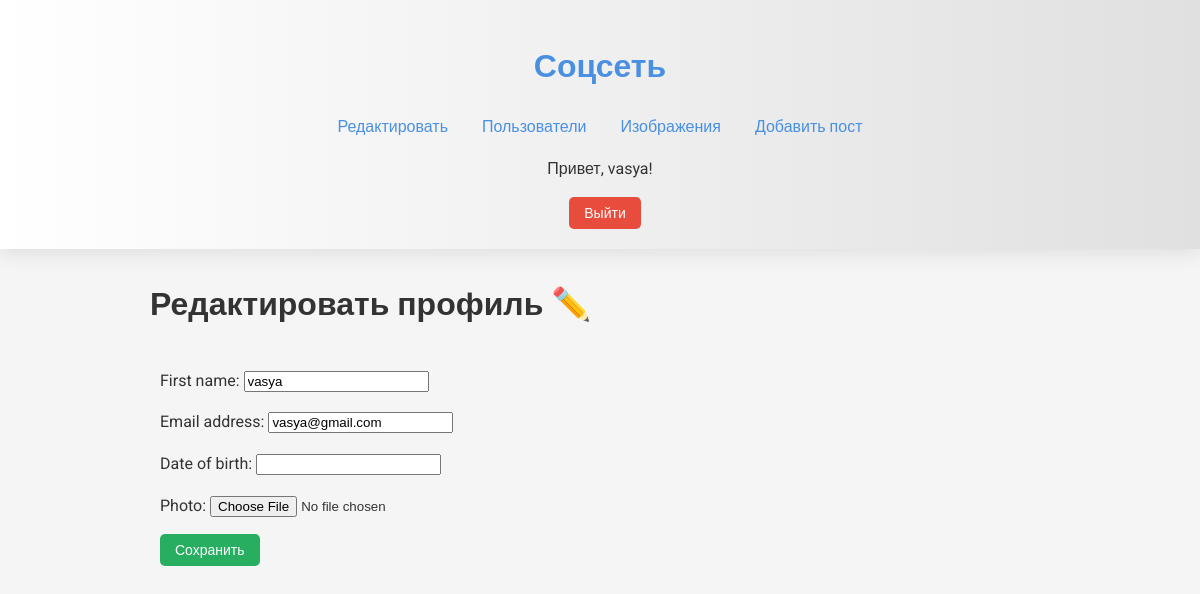
The page /account/edit/ (signed in) on the database as committed earlier.
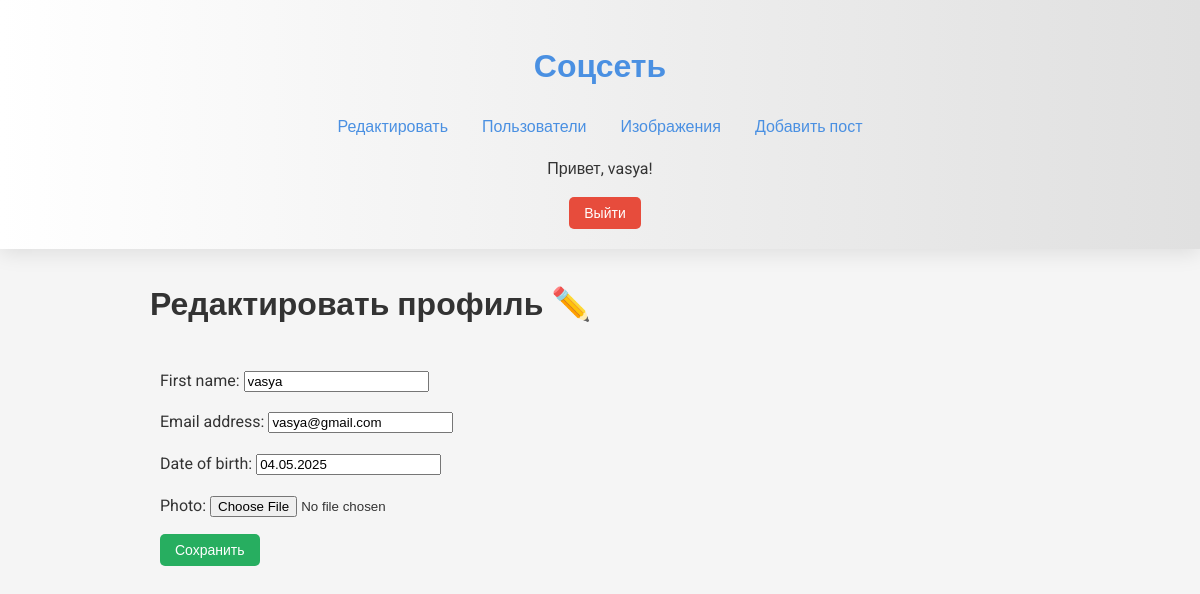
The same page on the database as committed later.
### account/models.py (models this page shows, shortened)
class Profile(models.Model):
    user = models.OneToOneField(User, on_delete=models.CASCADE)
    date_of_birth = models.DateField(blank=True, null=True)
    photo = models.ImageField(upload_to='users/%Y/%m/%d/', blank=True)

### account/views.py (the view, shortened to what this page needs)
# urls.py: path('edit/', views.EditView.as_view(), name='edit'),
class EditView(LoginRequiredMixin, TemplateView):
    template_name = 'account/edit.html'
    def get_context_data(self, **kwargs):
        context = super().get_context_data(**kwargs)
        context['user_form'] = UserEditForm(instance=self.request.user)
        context['profile_form'] = ProfileEditForm(instance=self.request.user.profile)
        return context

### account/forms.py
class UserEditForm(forms.ModelForm):
    class Meta:
        model = User
        fields = ['first_name', 'email']  # Редактируем имя и email

class ProfileEditForm(forms.ModelForm):
    class Meta:
        model = Profile
        fields = ['date_of_birth', 'photo']  # Редактируем дату и фото

### account/templates/account/edit.html (shortened to what this page needs)
{% extends "account/base.html" %}
{% block content %}
  <h1>Редактировать профиль ✏️</h1>
  <form method="post" enctype="multipart/form-data">
    {{ user_form.as_p }}
    {{ profile_form.as_p }}
    <button type="submit">Сохранить</button>
  </form>
{% endblock %}

### account/templates/account/base.html (shortened to what this page needs)
<!DOCTYPE html>
<html>
<head>
    <link rel="stylesheet" href="/static/css/styles.css">
</head>
<body>
    <header>
        <h1><a href="{% url 'dashboard' %}">Соцсеть</a></h1>
        {% if user.is_authenticated %}
            <nav>
                <a href="{% url 'edit' %}">Редактировать</a>
                <a href="{% url 'user_list' %}">Пользователи</a>
                <a href="{% url 'image_list' %}">Изображения</a>
                <a href="{% url 'image_create' %}">Добавить пост</a>
            </nav>
            <p>Привет, {{ user.username }}!</p>
            <form method="post" action="{% url 'logout' %}">
                <button type="submit">Выйти</button>
            </form>
        {% else %}
            <nav>
                <a href="{% url 'login' %}">Войти</a>
                <a href="{% url 'register' %}">Зарегистрироваться</a>
            </nav>
        {% endif %}
    </header>
    <main>
        {% block content %}
        {% endblock %}
    </main>
</body>
</html>

### static/css/styles.css (style rules this page uses)
body { font-family: 'Roboto', 'Arial', sans-serif; background-color: #f5f5f5; color: #333333; margin: 0; padding: 0; line-height: 1.6; }
header { background: linear-gradient(90deg, #ffffff, #e0e0e0); padding: 20px; text-align: center; box-shadow: 0 4px 20px rgba(0, 0, 0, 0.1); position: sticky; top: 0; z-index: 100; }
header h1 a { color: #4a90e2; text-decoration: none; font-size: 32px; font-weight: bold; }
header nav { margin: 10px 0; }
header nav a { color: #4a90e2; margin: 0 15px; text-decoration: none; font-size: 16px; transition: color 0.3s; }
header form { display: inline; margin-left: 20px; }
header button { background-color: #e74c3c; color: white; border: none; padding: 8px 15px; cursor: pointer; border-radius: 5px; font-size: 14px; transition: background-color 0.3s; }
main { max-width: 900px; margin: 30px auto; padding: 0 20px; }
form { display: inline-block; margin: 0 10px; }
button { background-color: #27ae60; color: white; border: none; padding: 8px 15px; cursor: pointer; border-radius: 5px; font-size: 14px; transition: background-color 0.3s; }

Rows that differ between the two databases and show on the page:
changed Profile: date_of_birth (not shown) → "04.05.2025"
